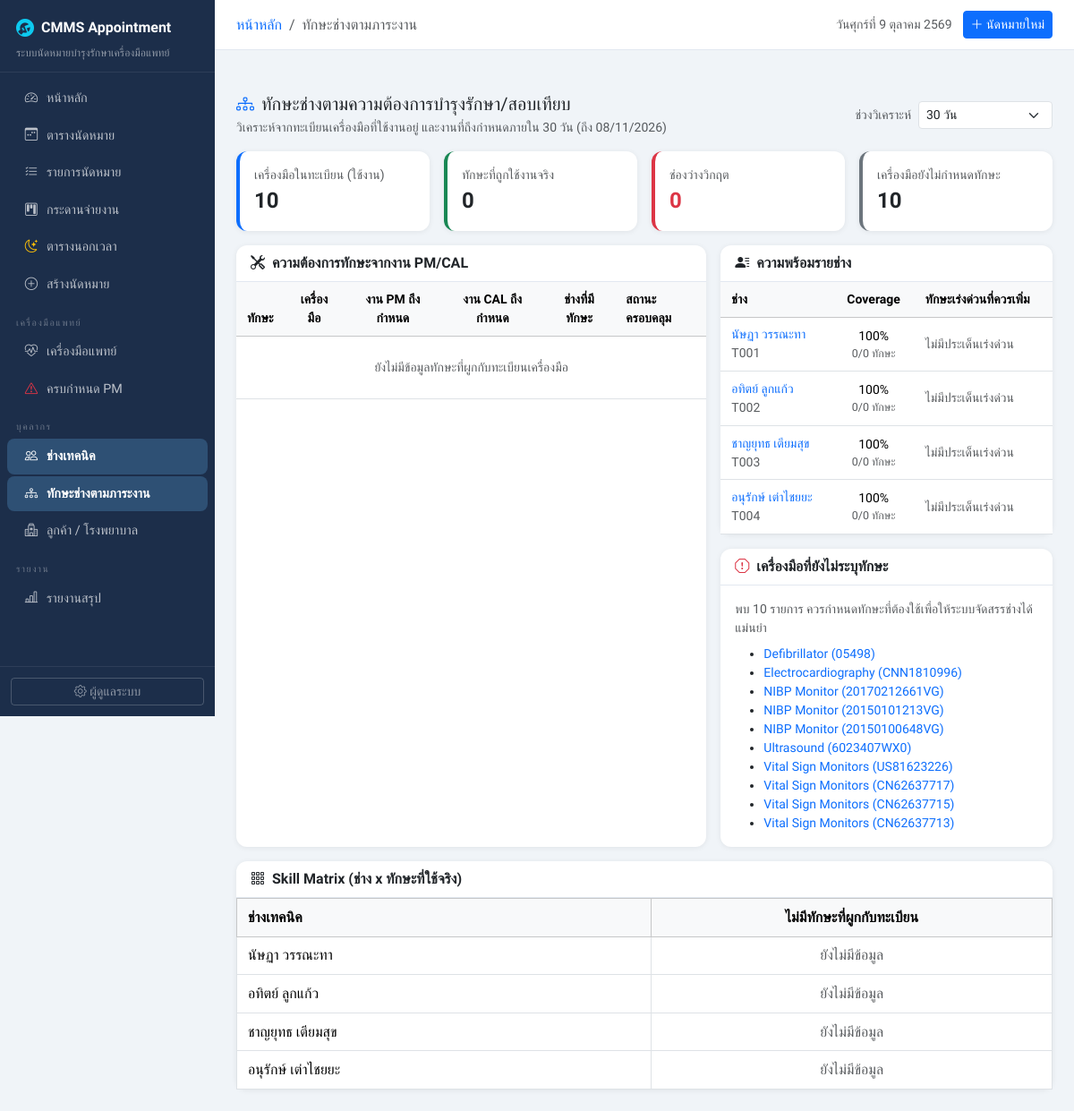
Screenshot of /technicians/skills/ with the database file from the repository.
### appointments/models.py (models this page shows, shortened)
class Technician(models.Model):
    employee_id = models.CharField(max_length=20, unique=True, verbose_name='รหัสพนักงาน')
    first_name = models.CharField(max_length=100, verbose_name='ชื่อ')
    last_name = models.CharField(max_length=100, verbose_name='นามสกุล')
    phone = models.CharField(max_length=20, verbose_name='โทรศัพท์')
    email = models.EmailField(blank=True, verbose_name='อีเมล')
    skills = models.ManyToManyField(Skill, blank=True, related_name='technicians', verbose_name='ทักษะ')
    color = models.CharField(max_length=7, default='#3498db', verbose_name='สีปฏิทิน',
                             help_text='รหัสสี Hex เช่น #3498db')
    is_active = models.BooleanField(default=True, verbose_name='ปฏิบัติงาน')
    created_at = models.DateTimeField(auto_now_add=True)
    class Meta:
        verbose_name = 'ช่างเทคนิค'
        verbose_name_plural = 'ช่างเทคนิค'
        ordering = ['employee_id']
    @property
    def full_name(self):
        return f"{self.first_name} {self.last_name}"

class Equipment(models.Model):
    equipment_code = models.CharField(max_length=50, blank=True, verbose_name='รหัสเครื่อง')
    serial_number = models.CharField(max_length=100, unique=True, verbose_name='SerialNo')
    asset_number = models.CharField(max_length=50, blank=True, verbose_name='เลขครุภัณฑ์')
    name = models.CharField(max_length=200, verbose_name='ชื่อเครื่อง')
    name_th = models.CharField(max_length=200, blank=True, verbose_name='ชื่อเครื่องภาษาไทย')
    model = models.CharField(max_length=100, verbose_name='รุ่น')
    manufacturer = models.CharField(max_length=100, blank=True, verbose_name='ยี่ห้อ')
    category = models.ForeignKey(EquipmentCategory, on_delete=models.SET_NULL,
                                  null=True, blank=True, verbose_name='ประเภท')
    customer = models.ForeignKey(Customer, on_delete=models.CASCADE,
                                  related_name='equipment', verbose_name='ลูกค้า/โรงพยาบาล')
    owner_unit_name = models.CharField(max_length=255, blank=True, verbose_name='ชื่อหน่วยงานเจ้าของเครื่อง')
    user_unit_name = models.CharField(max_length=255, blank=True, verbose_name='ชื่อหน่วยงานที่ใช้เครื่อง')
    department = models.CharField(max_length=200, blank=True, verbose_name='ภาควิชา/ฝ่าย/งาน')
    maintenance_duration_minutes = models.PositiveIntegerField(
        default=120, verbose_name='เวลา PM (นาที)')
    maintenance_interval_months = models.PositiveIntegerField(
        default=12, verbose_name='รอบ PM (เดือน)')
    last_maintenance_date = models.DateField(null=True, blank=True, verbose_name='PM ล่าสุด')
    next_maintenance_date = models.DateField(null=True, blank=True, verbose_name='PM ครั้งถัดไป')
    requires_calibration = models.BooleanField(default=False, verbose_name='ต้องสอบเทียบ')
    calibration_duration_minutes = models.PositiveIntegerField(
        null=True, blank=True, verbose_name='เวลาสอบเทียบ (นาที)')
    calibration_interval_months = models.PositiveIntegerField(
        null=True, blank=True, verbose_name='รอบสอบเทียบ (เดือน)')
    last_calibration_date = models.DateField(null=True, blank=True, verbose_name='สอบเทียบล่าสุด')
    next_calibration_date = models.DateField(null=True, blank=True,
                                              verbose_name='สอบเทียบครั้งถัดไป')
    maintenance_required_skills = models.ManyToManyField(
        Skill, blank=True, related_name='equipment_pm_required',
        verbose_name='ทักษะที่ต้องการสำหรับ PM'
    )
    calibration_required_skills = models.ManyToManyField(
        Skill, blank=True, related_name='equipment_cal_required',
        verbose_name='ทักษะที่ต้องการสำหรับสอบเทียบ'
    )
    repair_required_skills = models.ManyToManyField(
        Skill, blank=True, related_name='equipment_repair_required',
        verbose_name='ทักษะที่ต้องการสำหรับซ่อม'
    )
    required_skills = models.ManyToManyField(Skill, blank=True, related_name='equipment',
                                              verbose_name='ทักษะที่ต้องการ')
    is_active = models.BooleanField(default=True, verbose_name='ใช้งาน')
    class Meta:
        verbose_name = 'เครื่องมือแพทย์'
        verbose_name_plural = 'เครื่องมือแพทย์'
        ordering = ['customer', 'name']

### appointments/views.py (the view, shortened to what this page needs)
# urls.py: path('technicians/skills/', views.technician_skill, name='technician_skill'),
def technician_skill(request):
    today = date.today()
    try:
        horizon_days = int(request.GET.get('days', 30))
    except (TypeError, ValueError):
        horizon_days = 30
    horizon_days = max(7, min(horizon_days, 180))
    horizon_date = today + timedelta(days=horizon_days)
    technicians = list(
        Technician.objects.filter(is_active=True)
        .prefetch_related('skills')
        .order_by('employee_id')
    )
    tech_skill_ids = {
        tech.pk: {s.pk for s in tech.skills.all()}
        for tech in technicians
    }
    equipment_qs = (
        Equipment.objects.filter(is_active=True)
        .select_related('customer', 'category')
        .prefetch_related(
            'maintenance_required_skills',
            'calibration_required_skills',
            'required_skills',
            'category__required_skills',
        )
        .order_by('name')
    )
    demand_by_skill = {}
    required_skill_ids = set()
    unclassified_equipment = []
    for equip in equipment_qs:
        pm_skill_map = {s.pk: s for s in equip.maintenance_required_skills.all()}
        cal_skill_map = {s.pk: s for s in equip.calibration_required_skills.all()}
        if not pm_skill_map and not cal_skill_map:
            for s in equip.required_skills.all():
                pm_skill_map.setdefault(s.pk, s)
                if equip.requires_calibration:
                    cal_skill_map.setdefault(s.pk, s)
        if equip.category_id:
            for s in equip.category.required_skills.all():
                pm_skill_map.setdefault(s.pk, s)
                if equip.requires_calibration:
                    cal_skill_map.setdefault(s.pk, s)
        if not pm_skill_map and (not equip.requires_calibration or not cal_skill_map):
            unclassified_equipment.append(equip)
            continue
    skill_rows = []
    skills_by_id = {}
    skill_rows.sort(
        key=lambda r: (
            -r['overdue_total'],
            -r['due_total'],
            r['technician_count'],
            r['skill'].name.lower(),
        )
    )
    required_skills = [row['skill'] for row in skill_rows]
    priority_missing_by_tech = defaultdict(list)
    for row in skill_rows:
        if row['due_total'] == 0:
            continue
        for tech in technicians:
            if row['id'] not in tech_skill_ids[tech.pk]:
                priority_missing_by_tech[tech.pk].append(row['skill'])
    technician_rows = []
    total_required = len(required_skill_ids)
    for tech in technicians:
        owned = tech_skill_ids[tech.pk]
        matched_count = len(owned & required_skill_ids)
        coverage_pct = round((matched_count / total_required) * 100) if total_required else 100
        missing_ids = required_skill_ids - owned
        missing_names = [skills_by_id[sid].name for sid in missing_ids if sid in skills_by_id]
        technician_rows.append({
            'technician': tech,
            'coverage_pct': coverage_pct,
            'matched_count': matched_count,
            'missing_names': sorted(missing_names),
            'priority_missing': priority_missing_by_tech.get(tech.pk, [])[:3],
            'owned_skill_ids': owned,
        })
    context = {
        'today': today,
        'horizon_days': horizon_days,
        'horizon_date': horizon_date,
        'skill_rows': skill_rows,
        'required_skills': required_skills,
        'technician_rows': technician_rows,
        'total_required_skills': len(required_skills),
        'equipment_total': equipment_qs.count(),
        'unclassified_equipment': unclassified_equipment[:15],
        'unclassified_count': len(unclassified_equipment),
        'critical_gap_count': sum(1 for row in skill_rows if row['coverage_status'] == 'critical'),
    }
    return render(request, 'appointments/technician_skill.html', context)

### appointments/templates/appointments/technician_skill.html (shortened to what this page needs)
{% extends "appointments/base.html" %}
{% block breadcrumb %}
<li class="breadcrumb-item active">ทักษะช่างตามภาระงาน</li>
{% endblock %}
{% block content %}
<div class="d-flex align-items-center justify-content-between mb-3 flex-wrap gap-2">
	<div>
		<h5 class="mb-1"><i class="bi bi-diagram-3 me-2 text-primary"></i>ทักษะช่างตามความต้องการบำรุงรักษา/สอบเทียบ</h5>
		<div class="text-muted small">วิเคราะห์จากทะเบียนเครื่องมือที่ใช้งานอยู่ และงานที่ถึงกำหนดภายใน {{ horizon_days }} วัน (ถึง {{ horizon_date|date:"d/m/Y" }})</div>
	</div>
	<form class="d-flex align-items-center gap-2" method="get">
		<label class="small text-muted" for="id_days">ช่วงวิเคราะห์</label>
		<select id="id_days" name="days" class="form-select form-select-sm days-select" onchange="this.form.submit()">
			<option value="30" {% if horizon_days == 30 %}selected{% endif %}>30 วัน</option>
		</select>
	</form>
</div>
<div class="row g-3 mb-3">
	<div class="col-md-3">
		<div class="card kpi-card h-100">
			<div class="card-body">
				<div class="text-muted small">เครื่องมือในทะเบียน (ใช้งาน)</div>
				<div class="fs-4 fw-bold">{{ equipment_total }}</div>
			</div>
		</div>
	</div>
	<div class="col-md-3">
		<div class="card kpi-card kpi-green h-100">
			<div class="card-body">
				<div class="text-muted small">ทักษะที่ถูกใช้งานจริง</div>
				<div class="fs-4 fw-bold">{{ total_required_skills }}</div>
			</div>
		</div>
	</div>
	<div class="col-md-3">
		<div class="card kpi-card kpi-red h-100">
			<div class="card-body">
				<div class="text-muted small">ช่องว่างวิกฤต</div>
				<div class="fs-4 fw-bold text-danger">{{ critical_gap_count }}</div>
			</div>
		</div>
	</div>
	<div class="col-md-3">
		<div class="card kpi-card kpi-gray h-100">
			<div class="card-body">
				<div class="text-muted small">เครื่องมือยังไม่กำหนดทักษะ</div>
				<div class="fs-4 fw-bold">{{ unclassified_count }}</div>
			</div>
		</div>
	</div>
</div>
<div class="row g-3">
	<div class="col-lg-7">
		<div class="card h-100">
			<div class="card-header">
				<i class="bi bi-tools me-2"></i>ความต้องการทักษะจากงาน PM/CAL
			</div>
			<div class="card-body p-0">
				<div class="table-responsive">
					<table class="table table-hover mb-0 small align-middle">
						<thead class="table-light">
							<tr>
								<th>ทักษะ</th>
								<th class="text-center">เครื่องมือ</th>
								<th class="text-center">งาน PM ถึงกำหนด</th>
								<th class="text-center">งาน CAL ถึงกำหนด</th>
								<th class="text-center">ช่างที่มีทักษะ</th>
								<th>สถานะครอบคลุม</th>
							</tr>
						</thead>
						<tbody>
							{% for row in skill_rows %}
							<tr>
								<td>
									<div class="fw-500">{{ row.skill.name }}</div>
									{% if row.samples %}
									<div class="text-muted tiny-note">
										เช่น {{ row.samples|join:", " }}
									</div>
									{% endif %}
								</td>
								<td class="text-center">{{ row.equipment_count }}</td>
								<td class="text-center">
									{{ row.pm_due_count }}
									{% if row.pm_overdue_count > 0 %}
									<span class="badge bg-danger-subtle text-danger border border-danger-subtle">ค้าง {{ row.pm_overdue_count }}</span>
									{% endif %}
								</td>
								<td class="text-center">
									{{ row.cal_due_count }}
									{% if row.cal_overdue_count > 0 %}
									<span class="badge bg-danger-subtle text-danger border border-danger-subtle">ค้าง {{ row.cal_overdue_count }}</span>
									{% endif %}
								</td>
								<td class="text-center">{{ row.technician_count }}</td>
								<td>
									{% if row.coverage_status == 'critical' %}
									<span class="status-dot status-critical"></span><span class="text-danger fw-500">วิกฤต (ไม่มีผู้เชี่ยวชาญ)</span>
									{% elif row.coverage_status == 'warning' %}
									<span class="status-dot status-warning"></span><span class="text-warning-emphasis fw-500">เฝ้าระวัง (กำลังคนต่ำ)</span>
									{% else %}
									<span class="status-dot status-covered"></span><span class="text-success fw-500">ครอบคลุม</span>
									{% endif %}
								</td>
							</tr>
							{% empty %}
							<tr>
								<td colspan="6" class="text-center text-muted py-4">ยังไม่มีข้อมูลทักษะที่ผูกกับทะเบียนเครื่องมือ</td>
							</tr>
							{% endfor %}
						</tbody>
					</table>
				</div>
			</div>
		</div>
	</div>
	<div class="col-lg-5">
		<div class="card mb-3">
			<div class="card-header"><i class="bi bi-person-lines-fill me-2"></i>ความพร้อมรายช่าง</div>
			<div class="card-body p-0">
				<div class="table-responsive">
					<table class="table table-hover mb-0 small align-middle">
						<thead class="table-light">
							<tr>
								<th>ช่าง</th>
								<th class="text-center">Coverage</th>
								<th>ทักษะเร่งด่วนที่ควรเพิ่ม</th>
							</tr>
						</thead>
						<tbody>
							{% for row in technician_rows %}
							<tr>
								<td>
									<a class="text-decoration-none fw-500" href="{% url 'appointments:technician_detail' row.technician.pk %}">
										{{ row.technician.full_name }}
									</a>
									<div class="text-muted">{{ row.technician.employee_id }}</div>
								</td>
								<td class="text-center">
									<div class="fw-500">{{ row.coverage_pct }}%</div>
									<div class="text-muted tiny-note">{{ row.matched_count }}/{{ total_required_skills }} ทักษะ</div>
								</td>
								<td>
									{% if row.priority_missing %}
										{% for s in row.priority_missing %}
										<span class="badge bg-warning-subtle text-dark border border-warning-subtle me-1 mb-1">{{ s.name }}</span>
										{% endfor %}
									{% else %}
										<span class="text-muted">ไม่มีประเด็นเร่งด่วน</span>
									{% endif %}
								</td>
							</tr>
							{% empty %}
							<tr><td colspan="3" class="text-center text-muted py-4">ยังไม่มีช่างในระบบ</td></tr>
							{% endfor %}
						</tbody>
					</table>
				</div>
			</div>
		</div>
		<div class="card">
			<div class="card-header"><i class="bi bi-exclamation-octagon me-2 text-danger"></i>เครื่องมือที่ยังไม่ระบุทักษะ</div>
			<div class="card-body">
				{% if unclassified_count > 0 %}
					<div class="text-muted small mb-2">พบ {{ unclassified_count }} รายการ ควรกำหนดทักษะที่ต้องใช้เพื่อให้ระบบจัดสรรช่างได้แม่นยำ</div>
					<ul class="small mb-0">
						{% for equip in unclassified_equipment %}
						<li>
							<a href="{% url 'appointments:equipment_detail' equip.pk %}" class="text-decoration-none">
								{{ equip.name }} ({{ equip.serial_number }})
							</a>
						</li>
						{% endfor %}
					</ul>
				{% else %}
					<div class="text-success small"><i class="bi bi-check-circle me-1"></i>กำหนดทักษะให้เครื่องมือครบแล้ว</div>
				{% endif %}
			</div>
		</div>
	</div>
</div>
<div class="card mt-3">
	<div class="card-header"><i class="bi bi-grid-3x3-gap me-2"></i>Skill Matrix (ช่าง x ทักษะที่ใช้จริง)</div>
	<div class="card-body p-0">
		<div class="table-responsive">
			<table class="table table-sm table-bordered mb-0 align-middle">
				<thead class="table-light">
					<tr>
						<th class="tech-col">ช่างเทคนิค</th>
						{% for skill in required_skills %}
						<th class="matrix-cell matrix-skill">{{ skill.name }}</th>
						{% empty %}
						<th class="matrix-cell">ไม่มีทักษะที่ผูกกับทะเบียน</th>
						{% endfor %}
					</tr>
				</thead>
				<tbody>
					{% for row in technician_rows %}
					<tr>
						<td class="fw-500">{{ row.technician.full_name }}</td>
						{% for skill in required_skills %}
						<td class="matrix-cell">
							{% if skill.pk in row.owned_skill_ids %}
							<span class="badge bg-success-subtle text-success border border-success-subtle">มี</span>
							{% else %}
							<span class="badge bg-light text-muted border">-</span>
							{% endif %}
						</td>
						{% empty %}
						<td class="matrix-cell text-muted">ยังไม่มีข้อมูล</td>
						{% endfor %}
					</tr>
					{% empty %}
					<tr><td colspan="2" class="text-center text-muted py-3">ยังไม่มีข้อมูลช่าง</td></tr>
					{% endfor %}
				</tbody>
			</table>
		</div>
	</div>
</div>
{% endblock %}

### rows the page displays
Technician: technician.full_name "นัษฏา วรรณะทา", technician.employee_id "T001", coverage_pct "100", matched_count "0", total_required_skills "0"
Technician: technician.full_name "อทิตย์ ลูกแก้ว", technician.employee_id "T002", coverage_pct "100", matched_count "0", total_required_skills "0"
Technician: technician.full_name "ชาญยุทธ เตียมสุข", technician.employee_id "T003", coverage_pct "100", matched_count "0", total_required_skills "0"
Technician: technician.full_name "อนุรักษ์ เต่าไชยยะ", technician.employee_id "T004", coverage_pct "100", matched_count "0", total_required_skills "0"
Equipment: name "Defibrillator", serial_number "05498"
Equipment: name "Electrocardiography", serial_number "CNN1810996"
Equipment: name "NIBP Monitor", serial_number "20170212661VG"
Equipment: name "NIBP Monitor", serial_number "20150101213VG"
Equipment: name "NIBP Monitor", serial_number "20150100648VG"
Equipment: name "Ultrasound", serial_number "6023407WX0"
Equipment: name "Vital Sign Monitors", serial_number "US81623226"
Equipment: name "Vital Sign Monitors", serial_number "CN62637717"
Equipment: name "Vital Sign Monitors", serial_number "CN62637715"
Equipment: name "Vital Sign Monitors", serial_number "CN62637713"

### other values shown
{{ horizon_days }} "30"
{{ equipment_total }} "10"
{{ total_required_skills }} "0"
{{ critical_gap_count }} "0"
{{ unclassified_count }} "10"
